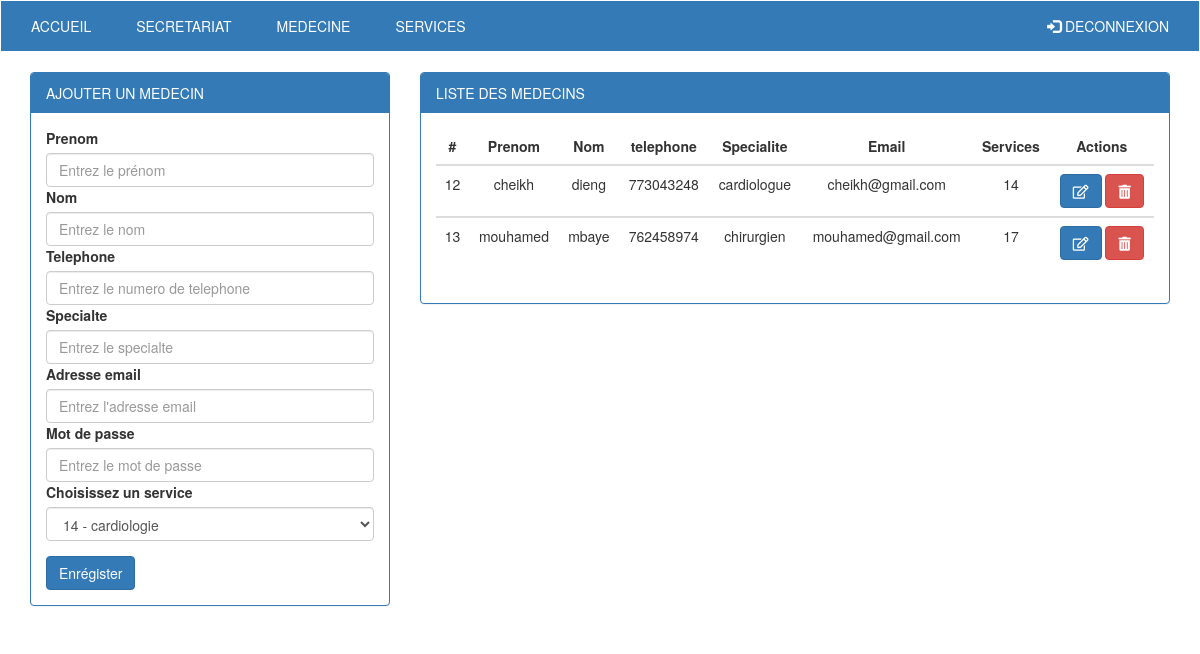
Page /pages/admin/medecine.php on the committed database.
### tables this page shows
CREATE TABLE `medecin` (
  `id_medecin` int(11) NOT NULL,
  `prenom` varchar(100) NOT NULL,
  `nom` varchar(100) NOT NULL,
  `telephone` int(11) NOT NULL,
  `specialite` varchar(100) NOT NULL,
  `email` varchar(255) NOT NULL,
  `mdp` text NOT NULL,
  `id_service` int(11) NOT NULL
);

### pages/classes/ConnexionDB.php (called while the page is built)
<?php
class ConnexionDB{
    public function connect(){
        $servername = "localhost";
        $dbname = 'hopital';
        $username = "root";
        $pass = "root";
        $encodage = 'utf8';
        try {
        $bdd = new PDO("mysql:host=$servername;dbname=$dbname;charset=$encodage", $username, $pass);
        $bdd->setAttribute(PDO::ATTR_ERRMODE, PDO::ERRMODE_EXCEPTION);
        return $bdd;
        }
        catch(PDOException $e)
        {
        echo "Impossible de se connecter à la base de données: " . $e->getMessage();
        }
    }
}

### pages/classes/Requette.php (called while the page is built, shortened)
<?php
class Requette extends ConnexionDB{
    public function selectAll($nomtable){
        $sql = "SELECT * FROM $nomtable";
        $res = $this->connect()->query($sql);
        if($res->rowCount() > 0){
            while($ligne  = $res->fetch()){
                $d []= $ligne;
            }
        }
        return $d;
    }
}

### pages/admin/medecine.php (the view, shortened to what this page needs)
<?php
    require_once '../classes/ConnexionDB.php';
    require_once '../classes/Requette.php';
    require_once '../classes/Formulaire.php';
?>
<!DOCTYPE html>
<html lang="en">
<head>
  <link rel="stylesheet" href="https://maxcdn.bootstrapcdn.com/bootstrap/3.4.0/css/bootstrap.min.css">
  <link rel="stylesheet" href="https://use.fontawesome.com/releases/v5.9.0/css/all.css">
  <link rel="stylesheet" href="../../css/menu.css">
</head>
<body>
<nav class="navbar navbar-inverse">
            <div class="container-fluid">
              <ul class="nav navbar-nav">
                <li class="active"><a href="homeadmin.php">ACCUEIL</a></li>
                <li><a href="secretariat.php">SECRETARIAT</a></li>
                <li><a href="medecine.php">MEDECINE</a></li>
                <li><a href="services.php">SERVICES</a></li>
              </ul>
              <ul class="nav navbar-nav navbar-right">
                <li><a href="deconnectadmin.php"><span class="glyphicon glyphicon-log-in"></span> DECONNEXION</a></li>
              </ul>
            </div>
          </nav>
<div class="container-fluid">
  <div class="panel-group col-md-4">
    <div class="panel panel-primary">
      <div class="panel-heading">AJOUTER UN MEDECIN</div>
      <div class="panel-body">
    <form action="" method="post">
    <div class="form-group ">
            <?php
                $forms = new Formulaire();
                $req = new Requette();
                echo $forms->formInput('Prenom','text','prenom','Entrez le prénom');
                echo $forms->formInput('Nom ','text','nom','Entrez le nom ');
                echo $forms->formInput('Telephone','tel','telephone','Entrez le numero de telephone');
                echo $forms->formInput('Specialte','text','specialite','Entrez le specialte ');
                echo $forms->formInput('Adresse email','email','email','Entrez l\'adresse email');
                echo $forms->formInput('Mot de passe','password','mdp','Entrez le mot de passe');
                $res = $req->selectAll('services');
                $liste_option= "";
                foreach ($res as $value) {
                    $liste_option .= "<option value=".$value['id_service'].">" .$value['id_service'].' - '.$value['nom_service']."</option>";
                }
                echo $forms->selectList('Choisissez un service','service',$liste_option);
            ?>
        </div>
        <?php echo $forms->formSubmit('submit','Enrégister'); ?>
    </form>
      </div>
    </div>
  </div>
  <div class="panel-group col-md-8">
    <div class="panel panel-primary">
      <div class="panel-heading">LISTE DES MEDECINS</div>
      <div class="panel-body">
       <?php
         $req = new Requette();
         $res = $req->selectAll('medecin');
         echo "
         <table class=\"table\" >
         <thead class='thead-dark'>
           <tr>
             <th scope=\"col\">#</th>
             <th scope=\"col\">Prenom</th>
             <th scope=\"col\">Nom</th>
             <th scope=\"col\">telephone</th>
             <th scope=\"col\">Specialite</th>
             <th scope=\"col\">Email</th>
             <th scope=\"col\">Services</th>
             <th scope=\"col\">Actions</th>
           </tr>
         </thead>
         ";
         foreach($res as $val){
             echo"<tbody>";
             echo "<tr>
             <td>".$val['id_medecin']."</td>
             <td>".$val['prenom']."</td>
             <td>".$val['nom']."</td>
             <td>".$val['telephone']."</td>
             <td>".$val['specialite']."</td>
             <td>".$val['email']."</td>
             <td>".$val['id_service']."</td>";
             echo "
             <td><a class='btn btn-primary'href='editmedecin.php?id=".$val['id_medecin']."'><em class=\"far fa-edit\"></em></a>
                 <a class='btn btn-danger' href='delmedecin.php?id=".$val['id_medecin']."' onclick=\"return confirm('êtes vous sure de vouloir supprimer cet enrégistrement ?')\";><em class=\"fas fa-trash-alt\"></em></a>
             </td>";
         }
         echo "</tbody>";
         echo "</table>";
        ?>
      </div>
    </div>
  </div>
</body>
</html>

### pages/classes/Formulaire.php (shortened to what this page needs)
<?php
    class Formulaire extends ConnexionDB{
        public function formInput($label,$type,$name,$placeholder,$value=''){
            return "
            <div class=\"form-group \">
                    <label for=\"input$name\">$label</label>
                    <input type=\"$type\" class=\"form-control col-md-2\" name=\"$name\" value=\"$value\" id=\"input$name\"          placeholder=\"$placeholder\">
            </div>";
        }
        public function selectList($label,$name,$option){
            return "
                <div class=\"form-group\">
                    <label for=\"input$name\">$label</label>
                    <select id=\"input$name\" name=\"$name\" class=\"form-control\">$option</select>
                </div>";
        }
        public function formSubmit($name,$value){
            return  "<input type='submit'  name=\"$name\" value=\"$value\" class=\"btn btn-primary\"><br>";
            }
    }
?>

### css/menu.css (style rules this page uses)
.navbar { width: 100%; background-color: #337ab7; border-radius: 0; border: 1px solid #ffffff; }
.navbar-inverse .navbar-nav > .active > a { background-color: #337ab7; }
.navbar-inverse .navbar-nav > li > a { color: #ffffff; }
.navbar-nav > li > a { padding-right: 30px; }
table th ,td { text-align: center; }

### rows in the picture
medecin: id_medecin "12", prenom "cheikh", nom "dieng", telephone "773043248", specialite "cardiologue", email "cheikh@gmail.com", id_service "14"
medecin: id_medecin "13", prenom "mouhamed", nom "mbaye", telephone "762458974", specialite "chirurgien", email "mouhamed@gmail.com", id_service "17"

### other values in the picture
$label "Prenom Nom Telephone Specialte Adresse email Mot de passe"
$label "Choisissez un service"
form field service "14 - cardiologie"
